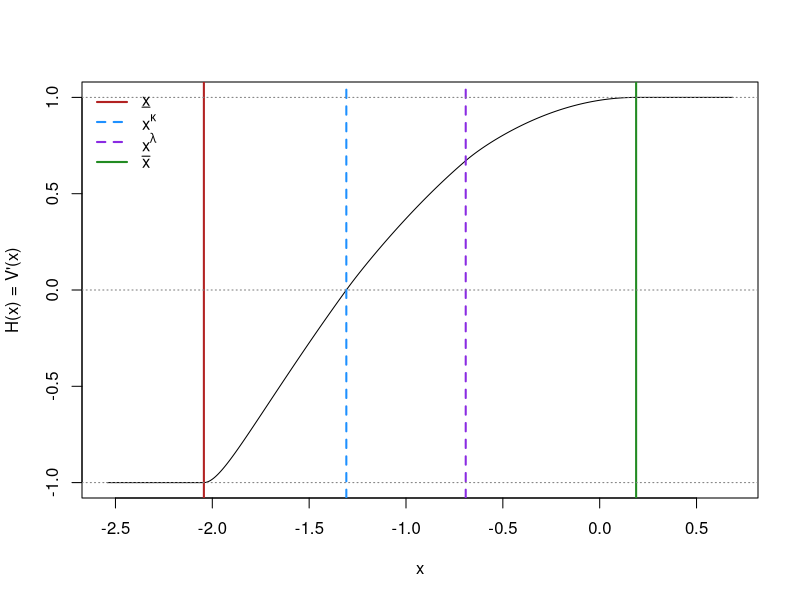

This figure's R source:
# ==============================================================================
# Two-stage solver for ergodic singular control with ambiguous jump diffusion
# Stage 1 (inner): given xL, compute gamma(xL), solve x_kappa and x_lambda
#                  using a scaled IH(x_lambda)=0 and a provisional H2 that
#                  matches level & slope at x_kappa (stable).
# Stage 2 (outer): solve for (xL, xU) so that smooth fit holds at x_kappa, x_lambda.
# ==============================================================================

# ----------------------- PARAMETERS -------------------------------------------
make_params <- function(b, delta, r, eps, sigma, mu, u, l) {
  stopifnot(mu > 0, sigma > 0, r > 0, eps >= 0, eps < 1, delta >= 0, u >= 0, l >= 0)
  EY <- -1/mu
  list(b=b, delta=delta, r=r, eps=eps, sigma=sigma, mu=mu, EY=EY, u=u, l=l)
}

# -------- Heuristic seeds for (xL, gapU) based on model scales ----------
smart_init <- function(p) {
  # "pull" in region 1 (worst-case there): b - δσ + r/μ
  a_pull <- p$b - p$delta*p$sigma + p$r/p$mu
  
  # natural state-length scales: jump length 1/μ, and diffusion length σ/|a_pull|
  s_jump <- 1 / p$mu
  s_diff <- if (abs(a_pull) > 1e-8) p$sigma / abs(a_pull) else 2 / p$mu
  S <- max(s_jump, s_diff)
  
  # drift sign biases which side the lower reflector prefers
  bias <- sign(-(p$b - p$delta*p$sigma))  # negative b and δ>0 => bias > 0 ⇒ start xL < 0
  
  xL0   <- -bias * 0.8 * S
  gapU0 <- 0.9 * S + 0.4 * s_jump
  
  list(xL = xL0, gapU = max(0.2 * s_jump, gapU0))
}

# ----------------------- REGION CONTROLS & COEFFS ------------------------------
region_ambiguity <- function(i, p) {
  if (i == 1)      list(kappa=-p$delta, lambda=p$r*(1+p$eps))
  else if (i == 2) list(kappa=+p$delta, lambda=p$r*(1+p$eps))
  else if (i == 3) list(kappa=+p$delta, lambda=p$r*(1-p$eps))
  else stop("Region must be 1,2,3.")
}

region_a_coeffs <- function(i, p) {
  rc   <- region_ambiguity(i, p)
  a_st <- p$b + p$sigma*rc$kappa + p$r/p$mu
  list(
    a1 = p$mu*a_st - rc$lambda,
    a2 = a_st + 0.5*p$mu*p$sigma^2,
    a3 = 0.5*p$sigma^2,
    a_star = a_st,
    lambda_wc = rc$lambda, kappa_wc = rc$kappa
  )
}

lambda_pm <- function(a_coeffs) {
  disc <- a_coeffs$a2^2 - 4*a_coeffs$a3*a_coeffs$a1
  if (disc <= 0) stop("Non-positive discriminant; adjust parameters.")
  root <- sqrt(disc)
  list(lam_plus = (a_coeffs$a2 + root)/(2*a_coeffs$a3),
       lam_minus= (a_coeffs$a2 - root)/(2*a_coeffs$a3),
       disc=disc)
}

# ----------------------- POLYNOMIAL PART p_i(x) -------------------------------
# Forcing from c(x)=x^2 -> cp(x)=2x; closed-form coefficients for p_i (deg=2)
poly_coeffs <- function(a_coeffs, gamma, p) {
  b2 <- p$mu; b1 <- 1; b0 <- -p$mu*gamma
  if (abs(a_coeffs$a1) > 1e-10) {
    c2 <- - b2 / a_coeffs$a1
    c1 <-  2*(b2*a_coeffs$a2 - a_coeffs$a1) / a_coeffs$a1^2
    c0 <- ( b2*gamma*a_coeffs$a1^2 + 2*a_coeffs$a1*a_coeffs$a2 + 2*b2*a_coeffs$a1*a_coeffs$a3 - 2*b2*a_coeffs$a2^2 ) / a_coeffs$a1^3
    list(c2=c2, c1=c1, c0=c0, deg3=FALSE)
  } else {
    stop("a_coeffs$a1≈0 (rare); extend code for deg-3 fallback if needed.")
  }
}
p_eval  <- function(pc, x) pc$c2*x^2 + pc$c1*x + pc$c0
pp_eval <- function(pc, x) 2*pc$c2*x + pc$c1

# ----------------------- GAMMA ------------------------
gamma_from_xL <- function(xL, p) {
  # Simplified closed form from the lower reflector conditions
  -p$u * (p$b - p$delta*p$sigma) + p$u * p$eps * p$r / p$mu + xL^2
}

# ----------------------- REFLECTOR CONSTANTS c± IN REGIONS 1 & 3 --------------
cpm_from_reflector <- function(xi, lam_pm_i, poly_i, u_or_l, at_lower) {
  # Enforce H(xi)=±u_or_l and H'(xi)=0 to solve for (c-, c+)
  beta1 <- if (at_lower) (-u_or_l - p_eval(poly_i, xi)) else ( u_or_l - p_eval(poly_i, xi))
  beta2 <- pp_eval(poly_i, xi)
  den   <- lam_pm_i$lam_plus - lam_pm_i$lam_minus
  c_minus <- exp(lam_pm_i$lam_minus * xi) * (lam_pm_i$lam_plus * beta1 - beta2) / den
  c_plus  <- exp(lam_pm_i$lam_plus  * xi) * (beta2 - lam_pm_i$lam_minus * beta1) / den
  list(c_minus=c_minus, c_plus=c_plus)
}

make_H_region <- function(lam_pm_i, poly_i, cpm_i) {
  # H
  H <- function(x) {
    cpm_i$c_minus*exp(-lam_pm_i$lam_minus*x) + cpm_i$c_plus*exp(-lam_pm_i$lam_plus*x) + p_eval(poly_i, x)
  }
  # H' (H prime)
  Hp <- function(x) {
    -lam_pm_i$lam_minus*cpm_i$c_minus*exp(-lam_pm_i$lam_minus*x) -
      lam_pm_i$lam_plus *cpm_i$c_plus *exp(-lam_pm_i$lam_plus *x) + pp_eval(poly_i, x)
  }
  list(H=H, Hp=Hp)
}

# ----------------------- H2 CONSTANTS (two variants) --------------------------
# (A) Provisional H2 for Stage 1: match *level & slope* at xk (stable for IH solve)
cpm2_from_xk_C1 <- function(xk, lam_pm2, poly2, H1_xk, H1p_xk) {
  # Solve for (c-, c+) from:
  #   c_- e^{-λ_- xk} + c_+ e^{-λ_+ xk} + p2(xk) = H1(xk) (=0)
  #  -λ_- c_- e^{-λ_- xk} - λ_+ c_+ e^{-λ_+ xk} + p2'(xk) = H1'(xk)
  A <- rbind(
    c(exp(-lam_pm2$lam_minus*xk), exp(-lam_pm2$lam_plus*xk)),
    c(-lam_pm2$lam_minus*exp(-lam_pm2$lam_minus*xk), -lam_pm2$lam_plus*exp(-lam_pm2$lam_plus*xk))
  )
  b <- c(H1_xk - p_eval(poly2, xk), H1p_xk - pp_eval(poly2, xk))
  co <- solve(A, b)
  list(c_minus=co[1], c_plus=co[2])
}

# (B) Final H2 for Stage 2: match *levels* at xk and xlmb (smooth-fit enforced outside)
cpm2_from_levels <- function(xk, xlmb, lam_pm2, poly2, H1_xk, H3_xlmb) {
  A <- rbind(
    c(exp(-lam_pm2$lam_minus*xk),   exp(-lam_pm2$lam_plus*xk)),
    c(exp(-lam_pm2$lam_minus*xlmb), exp(-lam_pm2$lam_plus*xlmb))
  )
  b <- c(H1_xk - p_eval(poly2, xk),
         H3_xlmb - p_eval(poly2, xlmb))
  co <- solve(A, b)
  list(c_minus=co[1], c_plus=co[2])
}

# ----------------------- Closed-form IH at x_lambda (scaled) ------------------
Q_poly <- function(pc, y, mu) {
  pc$c2*( y^2/mu - 2*y/mu^2 + 2/mu^3 ) + pc$c1*( y/mu - 1/mu^2 ) + pc$c0*(1/mu)
}

IH_scaled_at_xlambda <- function(xL, xk, xlmb, LP1, P1, C1, LP2, P2, C2, p) {
  mu <- p$mu
  # guard small denominators
  d <- function(z) { if (abs(z) < 1e-8) (if (z >= 0) 1 else -1)*1e-8 else z }
  
  # (−u) part up to xL
  term0 <- -p$u * exp(mu*(xL - xlmb))
  
  # Region 1 contributions on (xL, xk)
  mm1 <- mu - LP1$lam_minus; mp1 <- mu - LP1$lam_plus
  T1m <- mu * C1$c_minus * exp(-LP1$lam_minus*xlmb) * (exp(mm1*(xk - xlmb)) - exp(mm1*(xL - xlmb))) / d(mm1)
  T1p <- mu * C1$c_plus  * exp(-LP1$lam_plus *xlmb) * (exp(mp1*(xk - xlmb)) - exp(mp1*(xL - xlmb))) / d(mp1)
  
  # Region 2 contributions on (xk, xlmb)
  mm2 <- mu - LP2$lam_minus; mp2 <- mu - LP2$lam_plus
  T2m <- mu * C2$c_minus * exp(-LP2$lam_minus*xlmb) * (1 - exp(mm2*(xk - xlmb))) / d(mm2)
  T2p <- mu * C2$c_plus  * exp(-LP2$lam_plus *xlmb) * (1 - exp(mp2*(xk - xlmb))) / d(mp2)
  
  # Polynomial parts
  Q1_k <- Q_poly(P1, xk, mu);   Q1_L <- Q_poly(P1, xL, mu)
  Q2_l <- Q_poly(P2, xlmb, mu); Q2_k <- Q_poly(P2, xk, mu)
  poly_term <- mu * exp(-mu*xlmb) * ( exp(mu*xk)*Q1_k - exp(mu*xL)*Q1_L + exp(mu*xlmb)*Q2_l - exp(mu*xk)*Q2_k )
  
  # Return the *scaled* residual: multiply by exp(-mu*(xlmb - xk))
  (term0 + T1m + T1p + T2m + T2p + poly_term) * exp(-mu*(xlmb - xk))
}

# ----------------------- ROOT BRACKETING UTILITIES -----------------------------
find_bracket <- function(f, a, step=0.25, max_expand=80, dir=+1) {
  fa <- f(a)
  b  <- a + dir*step; fb <- f(b)
  n  <- 0
  while (fa*fb > 0 && n < max_expand) {
    step <- step*1.6
    a <- b; fa <- fb
    b <- b + dir*step; fb <- f(b)
    n <- n + 1
  }
  if (fa*fb > 0) return(NULL)
  sort(c(a,b))
}

safe_uniroot <- function(f, a, b) {
  uniroot(f, lower=a, upper=b, tol=1e-10, extendInt="yes")$root
}

# ======================= STAGE 1: given xL -> (xk, xlmb) ======================
stage1_inner <- function(xL, p) {
  # 0) gamma first
  gamma <- gamma_from_xL(xL, p)
  
  # Region 1
  A1 <- region_a_coeffs(1, p); LP1 <- lambda_pm(A1); P1 <- poly_coeffs(A1, gamma, p)
  C1 <- cpm_from_reflector(xL, LP1, P1, u_or_l=p$u, at_lower=TRUE)
  H1 <- make_H_region(LP1, P1, C1)
  
  # 1) Solve H1(xk) = 0  (xk > xL)
  f1 <- function(x) H1$H(x)
  br1 <- find_bracket(f1, xL + 1e-6, step=0.05, max_expand=1000, dir=+1)
  if (is.null(br1)) stop("Failed to bracket x_kappa.")
  xk <- safe_uniroot(f1, br1[1], br1[2])
  
  # Region 2 (provisional H2 by C^1 at xk)
  A2 <- region_a_coeffs(2, p); LP2 <- lambda_pm(A2); P2 <- poly_coeffs(A2, gamma, p)
  C2 <- cpm2_from_xk_C1(xk, LP2, P2, H1_xk=H1$H(xk), H1p_xk=H1$Hp(xk))
  H2 <- make_H_region(LP2, P2, C2)
  
  # 2) Solve scaled IH(xlmb) = 0 for xlmb > xk
  f2 <- function(xl) IH_scaled_at_xlambda(
    xL, xk, xl, LP1, P1, C1, LP2, P2, C2, p
  )
  br2 <- find_bracket(f2, xk + 1e-3, step=0.15, max_expand=140, dir=+1)
  if (is.null(br2)) stop("Failed to bracket x_lambda.")
  xlmb <- safe_uniroot(f2, br2[1], br2[2])
  
  list(gamma=gamma,
       A1=A1, LP1=LP1, P1=P1, C1=C1, H1=H1,
       A2=A2, LP2=LP2, P2=P2, C2=C2, H2=H2,
       xk=xk, xlmb=xlmb)
}

# ======================= STAGE 2: solve (xL, xU) ==============================
# Residuals: r3 = H2(xlmb) - H3(lmb); r4 = H2'(xlmb) - H3'(xlmb)
# Scale both by S = 1 + max(|lambda_i^±|) to reduce dynamic range.
outer_residuals <- function(theta, p) {
  # theta: (xL, sU) with xU = xlmb + exp(sU) to enforce xU > xlmb
  xL <- theta[1]
  st1 <- try(stage1_inner(xL, p), silent=TRUE)
  if (inherits(st1, "try-error")) return(c(1e4, 1e4))
  
  xk   <- st1$xk; xlmb <- st1$xlmb
  xU   <- xlmb + exp(theta[2])
  
  # Region 3 from upper reflector at xU
  A3 <- region_a_coeffs(3, p); LP3 <- lambda_pm(A3); P3 <- poly_coeffs(A3, st1$gamma, p)
  C3 <- cpm_from_reflector(xU, LP3, P3, u_or_l=p$l, at_lower=FALSE)
  H3 <- make_H_region(LP3, P3, C3)
  
  # Final H2: match *levels* at xk and xlmb (depends on H3 level at xlmb)
  # C2 <- cpm2_from_levels(xk, xlmb, st1$LP2, st1$P2, st1$H1$H(xk), H3$H(xlmb))
  # H2 <- make_H_region(st1$LP2, st1$P2, C2)
  
  # Residuals (smooth fit) with slope scaling
  S <- 1 + max(abs(c(st1$LP1$lam_minus, st1$LP1$lam_plus,
                     st1$LP2$lam_minus, st1$LP2$lam_plus,
                     LP3$lam_minus, LP3$lam_plus)))
  r3 <- (st1$H2$H(xlmb) - H3$H(xlmb))   #/ S
  r4 <- (st1$H2$Hp(xlmb) - H3$Hp(xlmb)) / S
  c(r3, r4)
}

# Solve the 2x2 outer system (prefer a root finder; fallback to SSR if needed)
solve_two_stage <- function(params,
                            init = list(xL = -1.2, gapU = 1.0),
                            use_nleqslv = TRUE) {
  theta0 <- c(init$xL, log(init$gapU))
  
  if (use_nleqslv && requireNamespace("nleqslv", quietly=TRUE)) {
    f <- function(th) outer_residuals(th, params)
    out <- nleqslv::nleqslv(theta0, f, method="Broyden",
                            control=list(xtol=1e-8, ftol=1e-10, maxit=1000))
    theta <- out$x
    conv  <- out$termcd == 1
    msg   <- out$message
  } else {
    # fallback: minimize SSR
    obj <- function(th) sum(outer_residuals(th, params)^2)
    fit <- optim(theta0, obj, method="BFGS",
                 control=list(reltol=1e-10, maxit=600))
    theta <- fit$par
    conv  <- (fit$convergence == 0)
    msg   <- fit$message
  }
  
  # Reconstruct solution pieces at the optimum
  xL <- theta[1]
  st1 <- stage1_inner(xL, params)
  xk   <- st1$xk; xlmb <- st1$xlmb
  xU   <- xlmb + exp(theta[2])
  
  # Region 3 & final H2
  A3 <- region_a_coeffs(3, params); LP3 <- lambda_pm(A3); P3 <- poly_coeffs(A3, st1$gamma, params)
  C3 <- cpm_from_reflector(xU, LP3, P3, u_or_l=params$l, at_lower=FALSE)
  H3 <- make_H_region(LP3, P3, C3)
  # C2 <- cpm2_from_levels(xk, xlmb, st1$LP2, st1$P2, st1$H1$H(xk), H3$H(xlmb))
  # H2 <- make_H_region(st1$LP2, st1$P2, C2)
  
  # Assemble H (with saturation outside reflectors)
  H_all <- function(x) {
    ifelse(x <= xL, -params$u,
           ifelse(x < xk, st1$H1$H(x),
                  ifelse(x < xlmb, st1$H2$H(x),
                         ifelse(x < xU, H3$H(x), params$l))))
  }
  Hp_all <- function(x) {
    ifelse(x <= xL, 0,
           ifelse(x < xk, st1$H1$Hp(x),
                  ifelse(x < xlmb, st1$H2$Hp(x),
                         ifelse(x < xU, H3$Hp(x), 0))))
  }
  V_all <- function(x) {
    v <- sapply(x, function(xx) {
      if (xx >= 0) integrate(H_all, lower=0, upper=xx, rel.tol=1e-7)$value
      else        -integrate(H_all, lower=xx, upper=0, rel.tol=1e-7)$value
    })
    v
  }
  
  list(
    status = list(converged = conv, message = msg),
    thresholds = list(xL=xL, x_kappa=xk, x_lambda=xlmb, xU=xU),
    gamma = st1$gamma,
    functions = list(H=H_all, Hp=Hp_all, V=V_all),
    diagnostics = list(outer_residuals = outer_residuals(c(xL, log(xU - xlmb)), params))
  )
}

# Build a list of {xL, gapU} initial guesses from vectors (optional helper)
make_inits <- function(xL_vals, gapU_vals) {
  grid <- expand.grid(xL = xL_vals, gapU = gapU_vals, KEEP.OUT.ATTRS = FALSE,
                      stringsAsFactors = FALSE)
  lapply(seq_len(nrow(grid)), function(i) as.list(grid[i, ]))
}

# Auto-restart wrapper around your existing solve_two_stage()
solve_two_stage_autorestart <- function(params,
                                        init_list,
                                        use_nleqslv = TRUE,
                                        verbose = TRUE,
                                        accept_nonconverged = FALSE) {
  stopifnot(is.list(init_list), length(init_list) >= 1)
  
  best <- NULL; best_ssr <- Inf; last_err <- NULL
  
  for (k in seq_along(init_list)) {
    init <- init_list[[k]]
    if (verbose) cat(sprintf("[attempt %d/%d] trying init: xL=%.6g, gapU=%.6g\n",
                             k, length(init_list), init$xL, init$gapU))
    
    res <- try(solve_two_stage(params, init = init, use_nleqslv = use_nleqslv),
               silent = TRUE)
    
    if (inherits(res, "try-error")) {
      if (verbose) cat("  -> error; switching to next initial guess.\n")
      last_err <- attr(res, "condition")
      next
    }
    
    ssr <- sum(res$diagnostics$outer_residuals^2)
    
    if (isTRUE(res$status$converged)) {
      if (verbose) cat("  -> converged.\n")
      return(res)
    } else {
      if (verbose) cat("  -> not converged (", res$status$message, ").\n", sep = "")
      if (ssr < best_ssr) { best <- res; best_ssr <- ssr }
      if (accept_nonconverged) {
        if (verbose) cat("  -> returning best-so-far by request.\n")
        return(res)
      }
    }
  }
  
  if (!is.null(best)) {
    if (verbose) cat("No converged solution; returning best-so-far.\n")
    return(best)
  }
  
  msg <- if (!is.null(last_err)) paste("All initial guesses failed; last error:", conditionMessage(last_err))
  else "All initial guesses failed."
  stop(msg)
}

# ===================== Diagnostics function =====================
# Prints and returns:
# - H(x^kappa), (IH)(x^lambda) [scaled & unscaled]
# - C^0/C^1 continuity at xL, x^kappa, x^lambda, xU
# - Boundary conditions at xL (H=-u, H'=0) and xU (H=l, H'=0)
diagnose_solution <- function(sol, params) {
  stopifnot(is.list(sol), !is.null(sol$thresholds))
  xL   <- sol$thresholds$xL
  xk   <- sol$thresholds$x_kappa
  xlmb <- sol$thresholds$x_lambda
  xU   <- sol$thresholds$xU
  
  # --- gamma from xL (your preferred order)
  gamma <- gamma_from_xL(xL, params)
  
  # --- Region 1 (from lower reflector)
  A1  <- region_a_coeffs(1, params);  LP1 <- lambda_pm(A1)
  P1  <- poly_coeffs(A1, gamma, params)
  C1  <- cpm_from_reflector(xL, LP1, P1, u_or_l = params$u, at_lower = TRUE)
  H1  <- make_H_region(LP1, P1, C1)
  
  # --- Region 2 (provisional, C^1 at x^kappa) for IH root evaluation
  A2  <- region_a_coeffs(2, params);  LP2 <- lambda_pm(A2)
  P2  <- poly_coeffs(A2, gamma, params)
  C2 <- cpm2_from_xk_C1(xk, LP2, P2, H1_xk = H1$H(xk), H1p_xk = H1$Hp(xk))
  H2  <- make_H_region(LP2, P2, C2)
  
  # --- (IH)(x^lambda): scaled and unscaled
  IH_scaled <- IH_scaled_at_xlambda(
    xL, xk, xlmb,
    LP1, P1, C1,
    LP2, P2, C2,
    params
  )
  IH_unscaled <- IH_scaled * exp(params$mu * (xlmb - xk))
  
  # --- Region 3 (from upper reflector) and final Region 2 (level-matched)
  A3  <- region_a_coeffs(3, params);  LP3 <- lambda_pm(A3)
  P3  <- poly_coeffs(A3, gamma, params)
  C3  <- cpm_from_reflector(xU, LP3, P3, u_or_l = params$l, at_lower = FALSE)
  H3  <- make_H_region(LP3, P3, C3)
  
  # C2_final <- cpm2_from_levels(xk, xlmb, LP2, P2, H1$H(xk), H3$H(xlmb))
  # H2  <- make_H_region(LP2, P2, C2_final)
  
  # --- Evaluate continuity and boundaries
  diagnostics <- list(
    thresholds = list(xL = xL, x_kappa = xk, x_lambda = xlmb, xU = xU),
    gamma = gamma,
    # Root checks
    H_xk = H1$H(xk),
    IH_scaled_at_xlambda   = IH_scaled,
    IH_unscaled_at_xlambda = IH_unscaled,
    # C^0 / C^1 at xL
    H_xL_plus_u   = H1$H(xL) + params$u,   # should be ~0
    Hp_xL         = H1$Hp(xL),             # should be ~0
    # Continuity at x^kappa
    val_jump_at_xk   = H1$H(xk)  - H2$H(xk),
    slope_jump_at_xk = H1$Hp(xk) - H2$Hp(xk),
    # Continuity at x^lambda
    val_jump_at_xlambda   = H2$H(xlmb)  - H3$H(xlmb),
    slope_jump_at_xlambda = H2$Hp(xlmb) - H3$Hp(xlmb),
    # C^0 / C^1 at xU
    H_xU_minus_l = H3$H(xU) - params$l,   # should be ~0
    Hp_xU        = H3$Hp(xU)              # should be ~0
  )
  
  # --- Pretty print
  fmt <- function(x) sprintf("% .6e", x)
  cat("====== Diagnostics ======\n")
  cat(sprintf("xL = % .6f, x^kappa = % .6f, x^lambda = % .6f, xU = % .6f\n\n",
              xL, xk, xlmb, xU))
  cat("Roots:\n")
  cat("  H(x^kappa)                =", fmt(diagnostics$H_xk), "\n")
  cat("  (IH)(x^lambda) [scaled]   =", fmt(diagnostics$IH_scaled_at_xlambda), "\n")
  cat("  (IH)(x^lambda) [unscaled] =", fmt(diagnostics$IH_unscaled_at_xlambda), "\n\n")
  cat("C^1 & boundary checks (differences from target):\n")
  cat("  At xL:     H(xL)+u        =", fmt(diagnostics$H_xL_plus_u), "\n")
  cat("             H'(xL)         =", fmt(diagnostics$Hp_xL), "\n")
  cat("  At x^kappa: H1-H2         =", fmt(diagnostics$val_jump_at_xk), "\n")
  cat("              H1'-H2'       =", fmt(diagnostics$slope_jump_at_xk), "\n")
  cat("  At x^lambda: H2-H3        =", fmt(diagnostics$val_jump_at_xlambda), "\n")
  cat("               H2'-H3'      =", fmt(diagnostics$slope_jump_at_xlambda), "\n")
  cat("  At xU:     H(xU)-l        =", fmt(diagnostics$H_xU_minus_l), "\n")
  cat("             H'(xU)         =", fmt(diagnostics$Hp_xU), "\n")
  invisible(diagnostics)
}


# ======================= EXAMPLE: your "hard" parameters ======================
# b     <- -1.773496
b     <- 1.99515
delta <- 0.20
r     <- 1.00
eps   <- 0.30
sigma <- 0.60
mu    <- 1.50
u     <- 1.00
l     <- 1.00

params <- make_params(b, delta, r, eps, sigma, mu, u, l)

set.seed(1)
# You control the initial guesses here (order matters; it will try them in sequence)
inits <- list(
  list(xL = -2.5, gapU = 1.0),
  list(xL = -2.0, gapU = 1.05),
  list(xL = -1.6, gapU = 1.1),
  list(xL = -1.2, gapU = 1.15),
  list(xL = -1.0, gapU = 1.2),
  list(xL = -0.5, gapU = 1.25),
  list(xL = -0.2, gapU = 1.3),
  list(xL = -0.15, gapU = 0.9),
  list(xL = -0.05, gapU = 1.4)
)

sol <- solve_two_stage_autorestart(params, init_list = inits, verbose = TRUE)
# sol2 <- solve_two_stage(params, init = smart_init(params))

print(sol$thresholds)
cat("Gamma from xL:", sol$gamma, "\n")
cat("Converged:", sol$status$converged, "-", sol$status$message, "\n")

diag <- diagnose_solution(sol, params)

# Plot (with colored verticals as you requested earlier)
xs   <- unlist(sol$thresholds)[c("xL","x_kappa","x_lambda","xU")]
cols <- c("#B22222","#1E90FF","#8A2BE2","#228B22")
ltys <- c(1,2,2,1)

curve(sol$functions$H(x),
      from = xs[1] - 0.5, to = xs[4] + 0.5, n = 600,
      xlab = "x", ylab = "H(x) = V'(x)")
abline(v = xs, lty = ltys, col = cols, lwd = 2)
abline(h = c(-u,0,l), lty = 3, col = "gray50")
legend("topleft",
       legend = expression(underline(x), x^kappa, x^lambda, bar(x)),
       lty = ltys, col = cols, lwd = 2, bty = "n")
